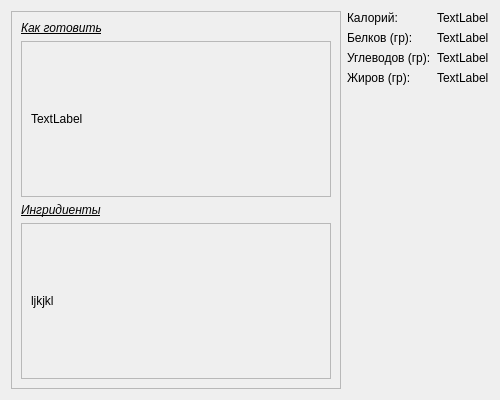
<?xml version="1.0" encoding="UTF-8"?>
<ui version="4.0">
 <class>Recipe</class>
 <widget class="QWidget" name="Recipe">
  <property name="geometry">
   <rect>
    <x>0</x>
    <y>0</y>
    <width>500</width>
    <height>400</height>
   </rect>
  </property>
  <property name="windowTitle">
   <string>Form</string>
  </property>
  <layout class="QHBoxLayout" name="horizontalLayout">
   <item>
    <widget class="QScrollArea" name="scrollArea">
     <property name="widgetResizable">
      <bool>true</bool>
     </property>
     <widget class="QWidget" name="scrollAreaWidgetContents">
      <property name="geometry">
       <rect>
        <x>0</x>
        <y>0</y>
        <width>381</width>
        <height>386</height>
       </rect>
      </property>
      <layout class="QVBoxLayout" name="verticalLayout_3">
       <item>
        <widget class="QLabel" name="label">
         <property name="maximumSize">
          <size>
           <width>16777215</width>
           <height>25</height>
          </size>
         </property>
         <property name="font">
          <font>
           <italic>true</italic>
           <underline>true</underline>
          </font>
         </property>
         <property name="text">
          <string>Как готовить</string>
         </property>
        </widget>
       </item>
       <item>
        <widget class="QScrollArea" name="scrollArea_2">
         <property name="widgetResizable">
          <bool>true</bool>
         </property>
         <widget class="QWidget" name="scrollAreaWidgetContents_2">
          <property name="geometry">
           <rect>
            <x>0</x>
            <y>0</y>
            <width>367</width>
            <height>167</height>
           </rect>
          </property>
          <layout class="QVBoxLayout" name="verticalLayout">
           <item>
            <widget class="QLabel" name="howCookLabel">
             <property name="text">
              <string>TextLabel</string>
             </property>
             <property name="wordWrap">
              <bool>true</bool>
             </property>
            </widget>
           </item>
          </layout>
         </widget>
        </widget>
       </item>
       <item>
        <widget class="QLabel" name="label_2">
         <property name="maximumSize">
          <size>
           <width>16777215</width>
           <height>25</height>
          </size>
         </property>
         <property name="font">
          <font>
           <italic>true</italic>
           <underline>true</underline>
          </font>
         </property>
         <property name="text">
          <string>Ингридиенты</string>
         </property>
        </widget>
       </item>
       <item>
        <widget class="QScrollArea" name="scrollArea_3">
         <property name="widgetResizable">
          <bool>true</bool>
         </property>
         <widget class="QWidget" name="scrollAreaWidgetContents_3">
          <property name="geometry">
           <rect>
            <x>0</x>
            <y>0</y>
            <width>367</width>
            <height>167</height>
           </rect>
          </property>
          <layout class="QVBoxLayout" name="verticalLayout_2">
           <item>
            <widget class="QLabel" name="ingLabel">
             <property name="minimumSize">
              <size>
               <width>0</width>
               <height>20</height>
              </size>
             </property>
             <property name="text">
              <string>ljkjkl</string>
             </property>
             <property name="wordWrap">
              <bool>true</bool>
             </property>
            </widget>
           </item>
          </layout>
         </widget>
        </widget>
       </item>
      </layout>
     </widget>
    </widget>
   </item>
   <item>
    <layout class="QFormLayout" name="formLayout">
     <item row="0" column="0">
      <widget class="QLabel" name="label_4">
       <property name="text">
        <string>Калорий: </string>
       </property>
      </widget>
     </item>
     <item row="0" column="1">
      <widget class="QLabel" name="calLabel">
       <property name="text">
        <string>TextLabel</string>
       </property>
      </widget>
     </item>
     <item row="1" column="0">
      <widget class="QLabel" name="label_6">
       <property name="text">
        <string>Белков (гр):</string>
       </property>
      </widget>
     </item>
     <item row="1" column="1">
      <widget class="QLabel" name="pLabel">
       <property name="text">
        <string>TextLabel</string>
       </property>
      </widget>
     </item>
     <item row="2" column="0">
      <widget class="QLabel" name="label_8">
       <property name="text">
        <string>Углеводов (гр):</string>
       </property>
      </widget>
     </item>
     <item row="2" column="1">
      <widget class="QLabel" name="cLabel">
       <property name="text">
        <string>TextLabel</string>
       </property>
      </widget>
     </item>
     <item row="3" column="0">
      <widget class="QLabel" name="label_7">
       <property name="text">
        <string>Жиров (гр):</string>
       </property>
      </widget>
     </item>
     <item row="3" column="1">
      <widget class="QLabel" name="fLabel">
       <property name="text">
        <string>TextLabel</string>
       </property>
      </widget>
     </item>
    </layout>
   </item>
  </layout>
 </widget>
 <resources/>
 <connections/>
</ui>
